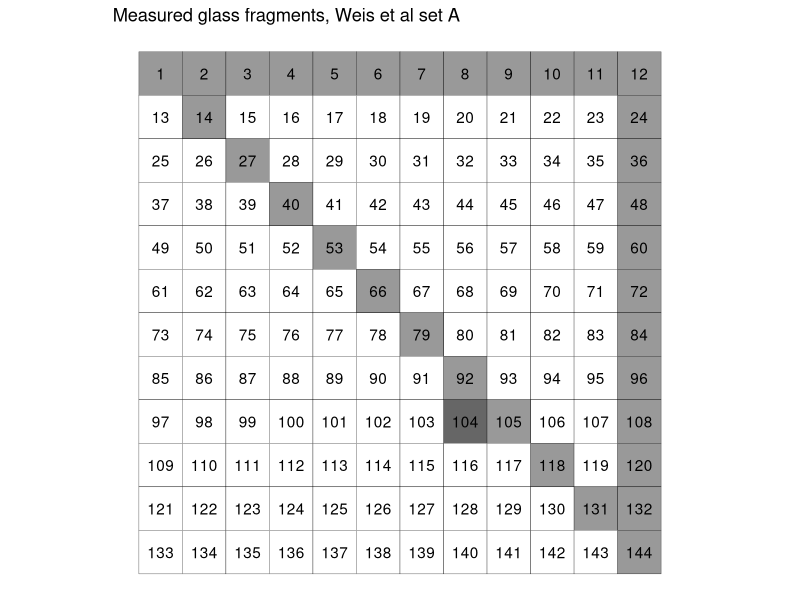
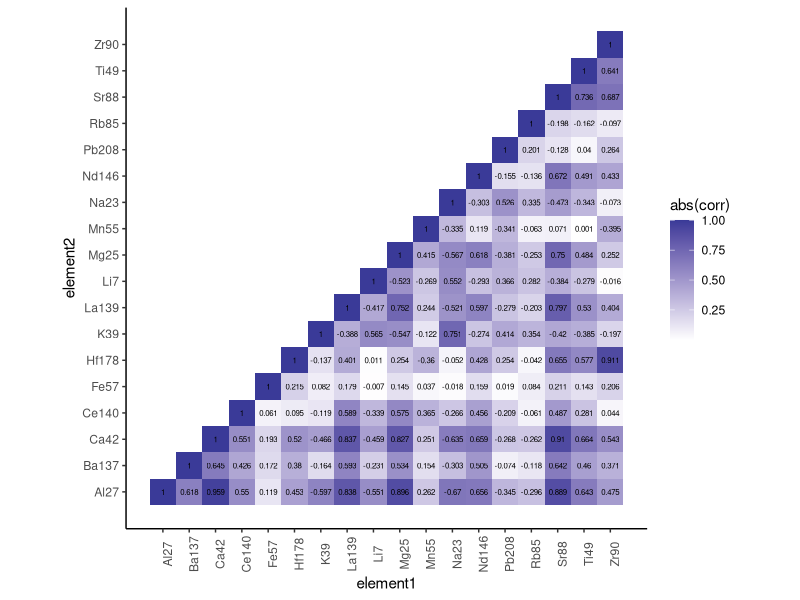

Write R code to recreate these figures, in order.
## ---- chunk 1
knitr::opts_chunk$set(echo = TRUE, message = FALSE, warning = FALSE, 
                      fig.align = "center")
## ---- chunk 2
library(MASS)
library(tidyverse)
library(randomForest)
## ---- chunk 3
exdat <- expand.grid(x = 1:12, y = 12:1)
exdat$lab <- 1:144
exdat$fill <- 0
exdat$fill[exdat$lab %in% c(1:12, 14,27,40,53,66,79,92,105,118,131, 132,144, 12*(2:10))] <- 1
exdat$fill[exdat$lab == 104] <- 2
ggplot(data = exdat) +
  geom_tile(aes(x=x, y=y, fill = as.factor(fill)), color = 'black') +
  scale_fill_manual(values = c("white", "grey60", "grey40")) + 
  geom_text(aes(x = x, y = y, label = lab)) + 
  theme_void() + 
  theme(legend.position = "none", aspect.ratio = 1) + 
  ggtitle("Measured glass fragments, Weis et al set A")
## ---- chunk 4
glass <- read_csv("dat/glass_sample.csv")
cor_glass <- data.frame(cor(glass[glass$mfr == "M1",4:21]))
cor_glass$element1 <- rownames(cor_glass)
cor_glass %>% gather(element2, corr, -element1) -> cor_glass2
levelssss <- levels(as.factor(cor_glass2$element1))
cor_glass2$element1 <-  as.numeric(as.factor(cor_glass2$element1)) 
cor_glass2$element2 <-  as.numeric(as.factor(cor_glass2$element2)) 
cor_glass2 %>% filter(element1 >= element2) %>% 
ggplot() + 
  geom_tile(aes(x = element1, y = element2, fill = abs(corr))) +
  geom_text(aes(x = element1, y = element2, label = round(corr,3)), size = 2) + 
  scale_fill_gradient2() + 
  scale_x_continuous(breaks = 1:18, labels = levelssss) +
    scale_y_continuous(breaks = 1:18, labels = levelssss) + 
  theme_classic() + 
  theme(aspect.ratio = 1, axis.text.x = element_text(angle = 90))
  

